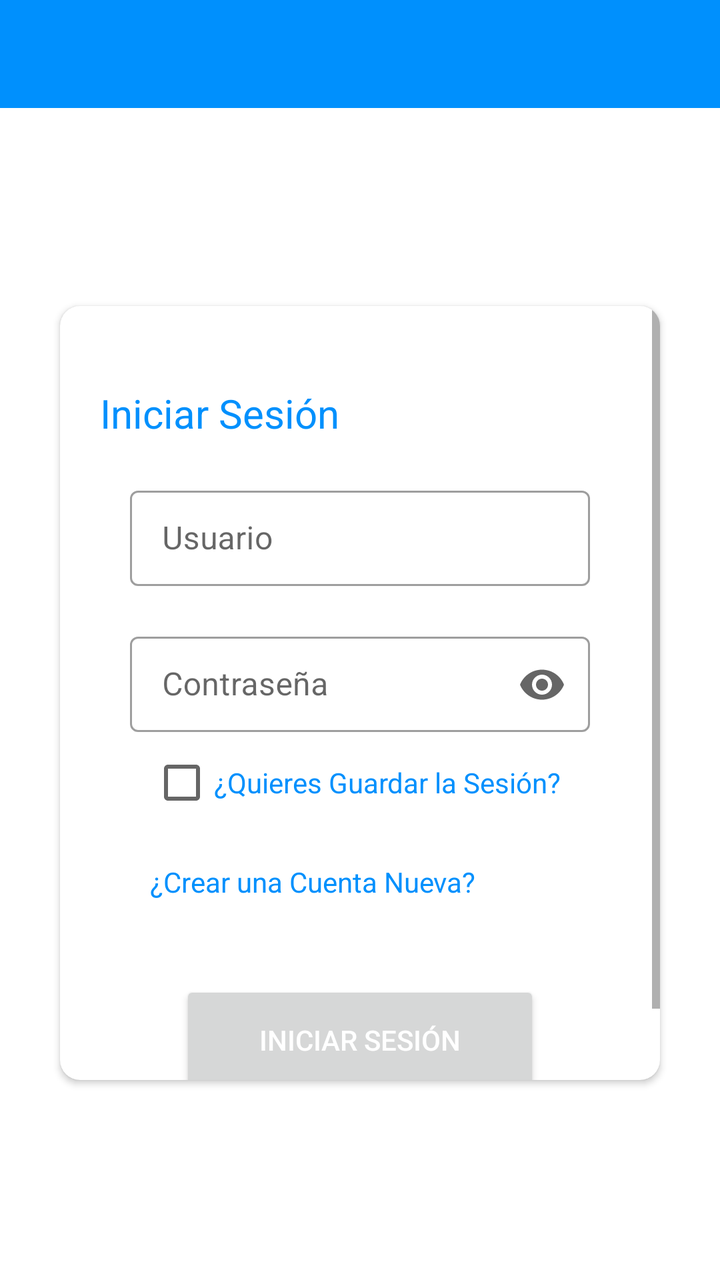
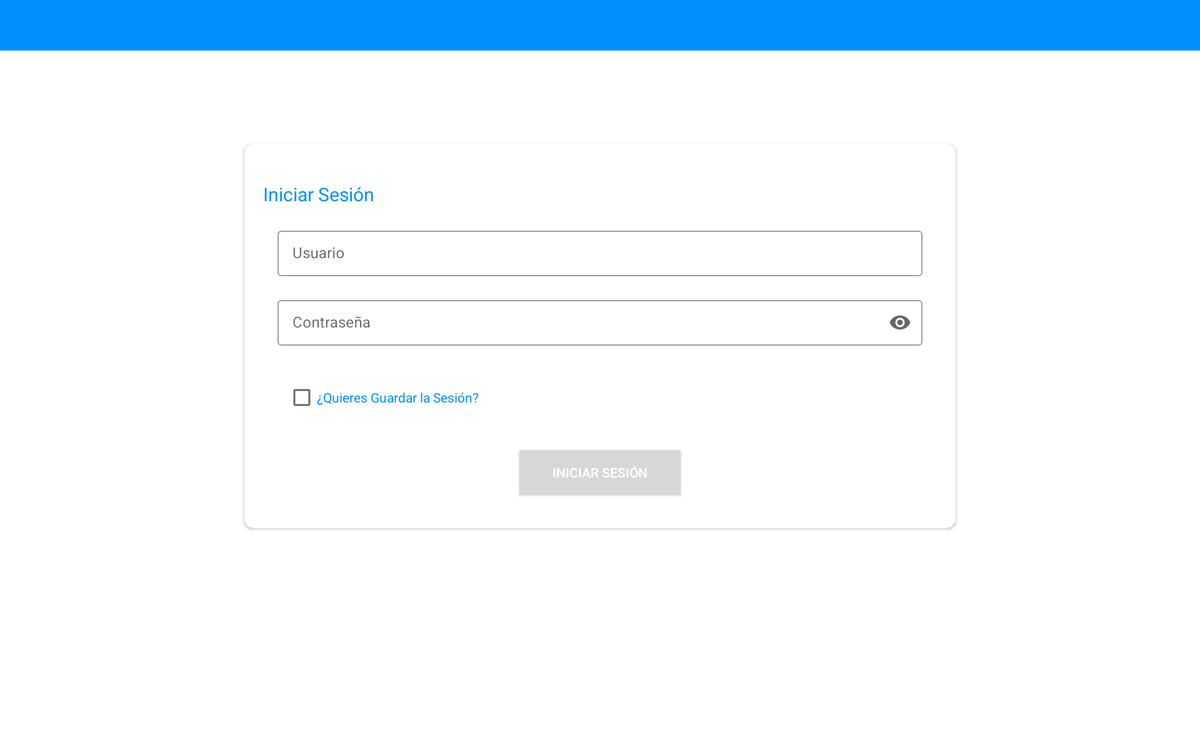

First picture: res/layout/ on a phone held upright. Second picture: the repository's own variant of that layout, on a device whose configuration matches the variant's folder. Source for both follows.
<!-- AndroidManifest.xml: application theme Theme.MyApplication -->
<!-- res/layout/activity_inicio_session.xml -->
<?xml version="1.0" encoding="utf-8"?>
<RelativeLayout
    xmlns:android="http://schemas.android.com/apk/res/android"
    xmlns:app="http://schemas.android.com/apk/res-auto"
    android:layout_width="match_parent"
    android:layout_height="match_parent"
    android:fitsSystemWindows="true">
    <RelativeLayout
        android:layout_width="match_parent"
        android:layout_height="wrap_content">
        <LinearLayout
            android:layout_width="match_parent"
            android:layout_height="match_parent"
            android:orientation="vertical"
            android:layout_alignParentTop="true"
            android:weightSum="12">
            <LinearLayout
                android:layout_width="match_parent"
                android:layout_height="wrap_content"
                android:background="@drawable/menufondo"
                android:orientation="vertical"
                >
                <ImageView
                    android:layout_width="match_parent"
                    android:layout_height="wrap_content"
                    android:background="@drawable/ic_login_nk"
                    android:contentDescription="login background"/>
            </LinearLayout>
        </LinearLayout>
        <LinearLayout
            android:layout_width="match_parent"
            android:layout_alignParentTop="true"
            android:layout_height="match_parent"
            android:orientation="vertical"
            android:layout_marginTop="0dp"
            android:layout_marginRight="5dp"
            android:layout_marginLeft="5dp">
            <androidx.appcompat.widget.Toolbar
                android:id="@+id/detail_toolbar"
                android:theme="@style/ThemeOverlay.AppCompat.Dark.ActionBar"
                android:layout_width="match_parent"
                android:layout_height="40dp"
                android:layout_marginTop="10dp"
                app:layout_collapseMode="pin"
                app:popupTheme="@style/Theme.MyApplication.NoActionBar" />
            <TextView
                android:layout_gravity="center"
                android:layout_marginTop="40dp"
                android:text="@string/app_name"
                android:gravity="center"
                android:textSize="32dp"
                android:textColor="#FFFFFF"
                android:layout_height="wrap_content"
                android:layout_width="match_parent"/>
            <androidx.cardview.widget.CardView
                android:layout_marginTop="20dp"
                xmlns:android="http://schemas.android.com/apk/res/android"
                xmlns:app="http://schemas.android.com/apk/res-auto"
                android:layout_width="match_parent"
                android:layout_height="match_parent"
                android:layout_marginRight="25dp"
                android:layout_marginLeft="25dp"
                android:background="@color/whiteCardColor"
                app:cardCornerRadius="10dp"
                android:layout_marginBottom="100dp"
                android:layout_gravity="center">
                <ScrollView
                    android:layout_width="match_parent"
                    android:layout_height="match_parent">

                    <LinearLayout
                        android:layout_width="match_parent"
                        android:layout_height="match_parent"
                        android:gravity="center"
                        android:orientation="vertical">
                        <TextView
                            android:layout_width="match_parent"
                            android:layout_marginLeft="20dp"
                            android:layout_marginRight="20dp"
                            android:text="Iniciar Sesión"
                            android:textSize="20dp"
                            android:textColor="@color/colorPrimary"
                            android:layout_marginTop="40dp"
                            android:layout_height="wrap_content">
                        </TextView>
                        <LinearLayout
                            android:layout_marginTop="20dp"
                            android:layout_width="match_parent"
                            android:layout_height="wrap_content"
                            android:layout_marginRight="35dp"
                            android:layout_marginLeft="35dp">
                            <com.google.android.material.textfield.TextInputLayout
                                android:id="@+id/Uusuario"
                                style="@style/Widget.MaterialComponents.TextInputLayout.OutlinedBox.Dense"
                                android:layout_width="match_parent"
                                android:layout_height="wrap_content"
                                android:hint="Usuario"
                                app:endIconMode="clear_text">

                                <com.google.android.material.textfield.TextInputEditText
                                    android:id="@+id/usuario"
                                    android:layout_width="match_parent"
                                    android:layout_height="wrap_content"
                                    android:inputType="textEmailAddress" />
                            </com.google.android.material.textfield.TextInputLayout>
                        </LinearLayout>
                        <LinearLayout
                            android:layout_marginTop="20dp"
                            android:layout_width="match_parent"
                            android:layout_height="wrap_content"
                            android:layout_marginRight="35dp"
                            android:layout_marginLeft="35dp">
                            <com.google.android.material.textfield.TextInputLayout
                                android:id="@+id/Ccontra"
                                style="@style/Widget.MaterialComponents.TextInputLayout.OutlinedBox.Dense"
                                android:layout_width="match_parent"
                                android:layout_height="wrap_content"
                                android:hint="Contraseña"
                                app:endIconMode="password_toggle">

                                <com.google.android.material.textfield.TextInputEditText
                                    android:id="@+id/contra"
                                    android:layout_width="match_parent"
                                    android:layout_height="wrap_content"
                                    android:inputType="textPassword" />
                            </com.google.android.material.textfield.TextInputLayout>
                        </LinearLayout>

                        <CheckBox
                            android:id="@+id/CheckGS"
                            android:layout_width="match_parent"
                            android:text="¿Quieres Guardar la Sesión?"
                            android:layout_marginLeft="45dp"
                            android:textColor="@color/colorPrimary"
                            android:layout_marginTop="5dp"
                            android:layout_marginRight="45dp"
                            android:layout_height="40dp"/>
                        <TextView
                            android:id="@+id/Regis"
                            android:layout_marginTop="20dp"
                            android:layout_width="match_parent"
                            android:layout_marginLeft="45dp"
                            android:textColor="@color/colorPrimary"
                            android:text="¿Crear una Cuenta Nueva?"
                            android:layout_marginRight="45dp"
                            android:layout_height="wrap_content"/>

                        <Button
                            android:id="@+id/ButtonI"
                            android:layout_width="180dp"
                            android:layout_height="wrap_content"
                            android:layout_marginBottom="30dp"
                            android:layout_marginTop="40dp"
                            android:padding="20dp"
                            android:text="Iniciar Sesión"
                            android:textColor="#FFFFFF" />

                    </LinearLayout>
                </ScrollView>
            </androidx.cardview.widget.CardView>
        </LinearLayout>
    </RelativeLayout>
</RelativeLayout>
<!-- resources referenced by this layout -->
<resources>
  <color name="colorPrimary">#0090FD</color>
  <color name="whiteCardColor">#fff</color>
  <!-- drawable menufondo (drawable) -->
  <?xml version="1.0" encoding="utf-8"?>
  <shape xmlns:android="http://schemas.android.com/apk/res/android" android:shape="rectangle" >
      <corners
          android:bottomLeftRadius="0dp"
          android:bottomRightRadius="0dp"
          android:topLeftRadius="0dp"
          android:topRightRadius="0dp"
          />
      <solid
          android:color="@color/colorPrimary"
          />
      <size
          android:width="182dp"
          android:height="54dp"
          />
  </shape>
  <string name="app_name">OroBackoup</string>
  <style name="Theme.MyApplication.NoActionBar">
          <item name="windowActionBar">false</item>
          <item name="windowNoTitle">true</item>
          <item name="colorPrimary">@color/colorPrimary</item>
          <item name="colorPrimaryVariant">@color/colorPrimaryDark</item>
          <item name="colorOnPrimary">@color/colorAccent</item>
          
          <item name="colorSecondary">@color/colorPrimary</item>
          <item name="colorSecondaryVariant">@color/colorPrimaryDark</item>
          <item name="colorOnSecondary">@color/black</item>
          
          <item name="android:statusBarColor" tools:targetApi="l">?attr/colorPrimaryVariant</item>
      </style>
  <style name="Theme.MyApplication" parent="Theme.MaterialComponents.Light.DarkActionBar">
          
          <item name="colorPrimary">@color/colorPrimary</item>
          <item name="colorPrimaryVariant">@color/colorPrimaryDark</item>
          <item name="colorOnPrimary">@color/colorAccent</item>
          
          <item name="colorSecondary">@color/colorPrimary</item>
          <item name="colorSecondaryVariant">@color/colorPrimaryDark</item>
          <item name="colorOnSecondary">@color/black</item>
          
          <item name="android:statusBarColor" tools:targetApi="l">?attr/colorPrimaryVariant</item>
          
      </style>
  <color name="colorPrimaryDark">#0571C3</color>
  <color name="colorAccent">#0090FD</color>
  <color name="black">#FFFFFFFF</color>
</resources>
<!-- res/layout-sw750dp-land/activity_inicio_session.xml (the author's variant of the layout above) -->
<!-- drawn on a large tablet held sideways -->
<?xml version="1.0" encoding="utf-8"?>
<RelativeLayout
    xmlns:android="http://schemas.android.com/apk/res/android"
    xmlns:app="http://schemas.android.com/apk/res-auto"
    android:layout_width="match_parent"
    android:layout_height="match_parent"
    android:fitsSystemWindows="true">
    <RelativeLayout
        android:layout_width="match_parent"
        android:layout_height="wrap_content">
        <LinearLayout
            android:layout_width="match_parent"
            android:layout_height="match_parent"
            android:orientation="vertical"
            android:layout_alignParentTop="true"
            android:weightSum="12">
            <LinearLayout
                android:layout_width="match_parent"
                android:layout_height="wrap_content"
                android:background="@drawable/menufondo"
                android:orientation="vertical"
                >
                <ImageView
                    android:layout_width="match_parent"
                    android:layout_height="wrap_content"
                    android:background="@drawable/ic_login_nk"
                    android:contentDescription="login background"/>
            </LinearLayout>
        </LinearLayout>
        <LinearLayout
            android:layout_width="match_parent"
            android:layout_alignParentTop="true"
            android:layout_height="match_parent"
            android:orientation="vertical"
            android:layout_marginTop="0dp"
            android:layout_marginRight="5dp"
            android:layout_marginLeft="5dp">
            <androidx.appcompat.widget.Toolbar
                android:id="@+id/detail_toolbar"
                android:theme="@style/ThemeOverlay.AppCompat.Dark.ActionBar"
                android:layout_width="match_parent"
                android:layout_height="40dp"
                android:layout_marginTop="10dp"
                app:layout_collapseMode="pin"
                app:popupTheme="@style/Theme.MyApplication.NoActionBar" />
            <TextView
                android:layout_gravity="center"
                android:layout_marginTop="40dp"
                android:text="@string/app_name"
                android:gravity="center"
                android:textSize="32dp"
                android:textColor="#FFFFFF"
                android:layout_height="wrap_content"
                android:layout_width="match_parent"/>
            <androidx.cardview.widget.CardView
                android:layout_marginTop="20dp"
                xmlns:android="http://schemas.android.com/apk/res/android"
                xmlns:app="http://schemas.android.com/apk/res-auto"
                android:layout_width="match_parent"
                android:layout_height="wrap_content"
                android:layout_marginRight="255dp"
                android:layout_marginLeft="255dp"
                android:background="@color/whiteCardColor"
                app:cardCornerRadius="10dp"
                android:layout_gravity="center">
                <ScrollView
                    android:layout_width="match_parent"
                    android:layout_height="match_parent">

                    <LinearLayout
                        android:layout_width="match_parent"
                        android:layout_height="match_parent"
                        android:gravity="center"
                        android:orientation="vertical">
                        <TextView
                            android:layout_width="match_parent"
                            android:layout_marginLeft="20dp"
                            android:layout_marginRight="20dp"
                            android:text="Iniciar Sesión"
                            android:textSize="20dp"
                            android:textColor="@color/colorPrimary"
                            android:layout_marginTop="40dp"
                            android:layout_height="wrap_content">
                        </TextView>
                        <LinearLayout
                            android:layout_marginTop="20dp"
                            android:layout_width="match_parent"
                            android:layout_height="wrap_content"
                            android:layout_marginRight="35dp"
                            android:layout_marginLeft="35dp">
                            <com.google.android.material.textfield.TextInputLayout
                                android:id="@+id/Uusuario"
                                style="@style/Widget.MaterialComponents.TextInputLayout.OutlinedBox.Dense"
                                android:layout_width="match_parent"
                                android:layout_height="wrap_content"
                                android:hint="Usuario"
                                app:endIconMode="clear_text">

                                <com.google.android.material.textfield.TextInputEditText
                                    android:id="@+id/usuario"
                                    android:layout_width="match_parent"
                                    android:layout_height="wrap_content"
                                    android:inputType="textEmailAddress" />
                            </com.google.android.material.textfield.TextInputLayout>
                        </LinearLayout>
                        <LinearLayout
                            android:layout_marginTop="20dp"
                            android:layout_width="match_parent"
                            android:layout_height="wrap_content"
                            android:layout_marginRight="35dp"
                            android:layout_marginLeft="35dp">
                            <com.google.android.material.textfield.TextInputLayout
                                android:id="@+id/Ccontra"
                                style="@style/Widget.MaterialComponents.TextInputLayout.OutlinedBox.Dense"
                                android:layout_width="match_parent"
                                android:layout_height="wrap_content"
                                android:hint="Contraseña"
                                app:endIconMode="password_toggle">

                                <com.google.android.material.textfield.TextInputEditText
                                    android:id="@+id/contra"
                                    android:layout_width="match_parent"
                                    android:layout_height="wrap_content"
                                    android:inputType="textPassword" />
                            </com.google.android.material.textfield.TextInputLayout>
                        </LinearLayout>

                        <CheckBox
                            android:id="@+id/CheckGS"
                            android:layout_width="match_parent"
                            android:text="¿Quieres Guardar la Sesión?"
                            android:layout_marginLeft="45dp"
                            android:textColor="@color/colorPrimary"
                            android:layout_marginTop="35dp"
                            android:layout_marginRight="45dp"
                            android:layout_height="40dp"/>


                        <Button
                            android:id="@+id/ButtonI"
                            android:layout_width="180dp"
                            android:layout_height="wrap_content"
                            android:layout_marginBottom="30dp"
                            android:layout_marginTop="30dp"
                            android:padding="20dp"
                            android:text="Iniciar Sesión"
                            android:textColor="#FFFFFF" />

                    </LinearLayout>
                </ScrollView>
            </androidx.cardview.widget.CardView>
        </LinearLayout>
    </RelativeLayout>
</RelativeLayout>
